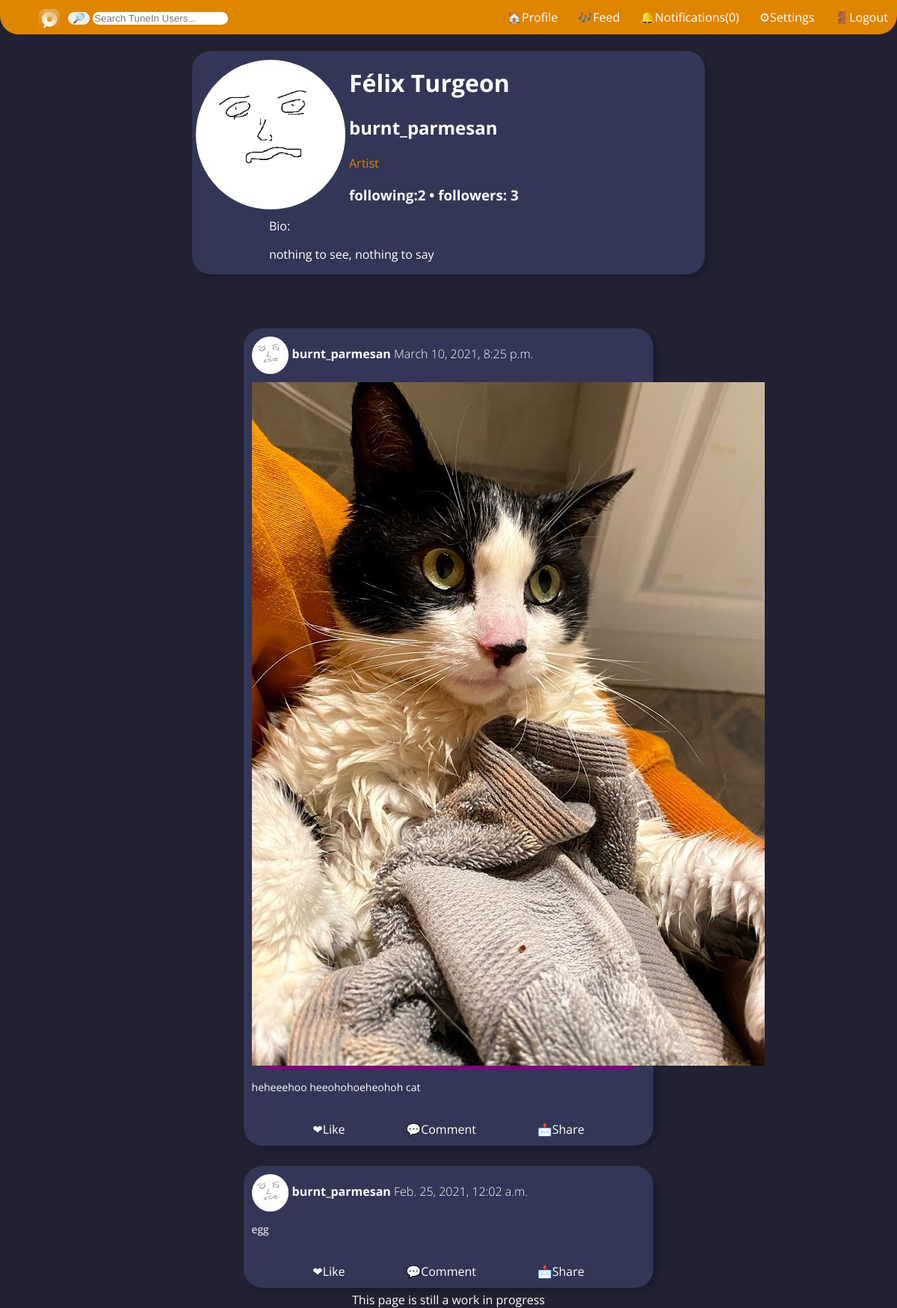
The app's page /user_profile/ (signed in) with its own data.
### user_profile/models.py (models this page shows, shortened)
class Profile(models.Model):
    user = models.OneToOneField(User, on_delete=models.CASCADE)
    User._meta.get_field('email')._unique = True
    first_name = models.CharField(max_length=20,default="")
    last_name = models.CharField(max_length=20,default="")
    bio = models.CharField(max_length=500,default="n/a")
    photo = models.ImageField(upload_to='static/media/profilePictures')

### news/models.py (models this page shows, shortened)
class Post(models.Model):
    description = models.CharField(max_length=255, blank=True)
    pic = models.ImageField(upload_to='static/media/postPictures', blank=True, null=True)
    date_posted = models.DateTimeField(default=timezone.now)
    user_name = models.ForeignKey(User, on_delete=models.CASCADE)
    tags = models.CharField(max_length=100, blank=True)
    def __str__(self):
        return self.description

### user_profile/views.py (the view)
# urls.py: path('', views.index, name='user_profile')
def index(request):
    if request.user.is_authenticated:
        followers = 0
        friends = 0
        posts = {}
        try:
            sample_user = User.objects.get(username= request.GET.get('username'))
            artist = sample_user.groups.filter(name='artists').exists()
            if artist:
                followers = Following.objects.filter(user= sample_user).count()
                posts = Post.objects.filter(user_name__username =request.GET.get('username'))
                posts = posts.order_by('-date_posted')
                for post in posts:
                    print(post)
            following = Following.objects.filter(follower= sample_user).count()
            con = {'user': sample_user,
            'artist': artist,
            'posts':posts,
            'followers': followers,
            'following': following,
            'otherUser':True}
        except User.DoesNotExist:
            print("USER NOT FOUND, SHOWING LOGGED IN PROFILE")
            sample_user = request.user
            followers = 0
            friends = 0
            artist = sample_user.groups.filter(name='artists').exists()
            if artist:
                followers = Following.objects.filter(user= request.user).count()
                posts = Post.objects.filter(user_name__username =request.user.username)
                posts = posts.order_by('-date_posted')
                for post in posts:
                    print(post)
            following = Following.objects.filter(follower= request.user).count()
            con = {'user': sample_user,
            'artist': artist,
            'posts':posts,
            'followers': followers,
            'following': following,
            'otherUser':False}
        template = loader.get_template('user_profile/index.html')
        return HttpResponse(template.render(con))
    else:
        return  HttpResponseRedirect('/')

### templates/user_profile/index.html (shortened to what this page needs)
{% extends 'base.html' %}
{% load static %}
{% block content %}
<br>
<link rel="stylesheet" href="{% static 'user_profile/index.css' %}">
<div class="gridLayout">
    <div class="leftBorder"></div>
    <div class="middle">
        <div class="topInfo">
            {% if user %}
            <div class="c_icon"><img class ="icon" src="{{user.profile.photo.url }}"></div>
            <div class="names">
                <h1 id="name">{{user.profile.first_name}} {{user.profile.last_name}}</h1>
                <h2 id="username">{{user.username}}</h2><span class="account_type">{% if artist%}Artist{%else%}Fan{%endif%}</span>
                <h3>following:<span id="following"> {{user.profile.following}} </span>
                    {% if artist %}
                    • followers: <span id="followers"> NAN </span></h3>
                    {% endif %}
                </div>
                <br>
                <div class="bio">
                    Bio:
                    <p id="bio">{{user.profile.bio}}</p>
                </div>
                {% else %}
                User not found?
                Make sure the username in the url matches who you're looking for!
                {% endif %}
            </div>
            <br>
            <br>
            <div class="posts">
                {% if user %}
                {% if artist %}
                {% for post in posts %}
                <div class ="post">
                    <div class= "post_header">
                        <img class ="post_icon" src="{{user.profile.photo.url }}">
                        <a class="post_username" href="">{{user.username}}</a>
                        <span class="date">{{post.date_posted}}</span>
                    </div>
                    {% if post.pic %}
                    <div class = "post_content">
                        <img class ="" src="{{post.pic.url}}">
                    </div>
                    {%endif%}
                    <div class="post_text">
                        <p>{{post.description}}</p>
                    </div>
                    <div class= "post_interactables">
                        <div>❤Like</div> <div>💬Comment</div> <div>📩Share</div>
                    </div>
                </div>
                {% endfor %}
                {% endif %}
                {% endif %}
            </div>
        </div>
        <div class="rightBorder"></div>
    </div>
    <div class="foot">This page is still a work in progress</div>
{% endblock %}

### static/user_profile/index.css (style rules this page uses)
body { margin:0; background-color: #222132; color:white; font-family: 'Open Sans', sans-serif; }
.gridLayout { display: flex; flex-wrap: nowrap; }
.leftBorder { flex: 0 3 300px; }
.middle { flex: 3 1 150px; }
.rightBorder { flex: 0 3 300px; }
.foot { position: fixed; bottom: 0; width: 100%; text-align: center; }
.topInfo { background-color: #333656; display: flex; flex-wrap: wrap; justify-content: left; align-items:center; border-radius: 25px; box-shadow: 5px 5px 5px #1A1B2F; }
.c_icon { flex: 0 1 150px; margin: 5px; height: 200px; width: 200px; }
.icon { width:inherit; align-content: center; border-radius: 100%; position:relative; display:inline-block }
.bio { margin-left: 15%; margin-right:15%; }
.account_type { color:#E08500; }
.posts { align-content: center; position: relative; width:80%; height:auto; margin-left: auto; margin-right: auto; }
.post { margin-top:5%; margin-bottom: 5%;; text-align: center; background-color: #333656; display: flex; flex-wrap: nowrap; border-radius: 25px; box-shadow: 5px 5px 5px #1A1B2F; flex-direction: column; }
.post_header { margin-top:2%; margin-left:2%; flex: 0 3 50px; width: 100%; text-align: left; }
.post_icon { display:iline; height:50px; max-width: 100%; max-height: 100%; vertical-align: middle; border-radius: 100%; }
.post_username { text-decoration:none; color: white; font-weight: bold; }
.date { font-weight: lighter; }
.post_content { flex: 0 3 100px; margin:2%; margin-bottom:0%; border-radius: 25px; background-color: purple; }
.post_text { margin:2%; margin-top: 0%; text-align: left; font-size: 14px; }
.post_interactables { display: flex; justify-content:space-evenly; margin:2%; }

### templates/base.html (style rules this page uses)
body { color: #8c9499; background-color: #222132; }
body { margin:0; background-color: #222132; color:white; font-family: 'Open Sans', sans-serif; }

### records on screen
Post: profile.photo (picture), date_posted "March 10, 2021, 8:25 p.m.", pic (picture), description "heheeehoo heeohohoeheohoh cat"
Post: profile.photo (picture), date_posted "Feb. 25, 2021, 12:02 a.m.", description "egg"

### other values on screen
{{ user.profile.first_name }} "Félix"
{{ user.profile.last_name }} "Turgeon"
{{ user.username }} "burnt_parmesan"
{{ user.profile.bio }} "nothing to see, nothing to say"
